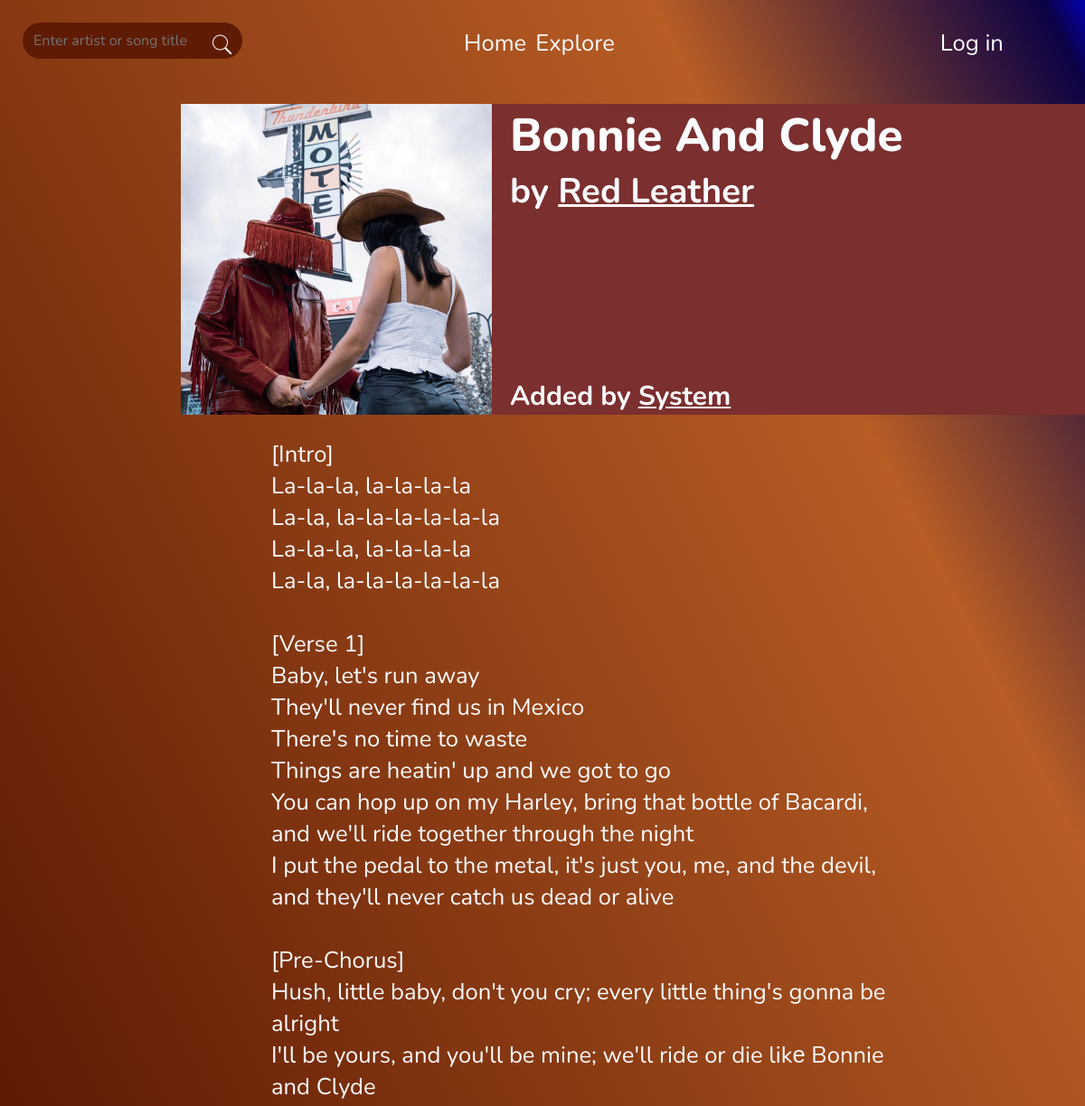
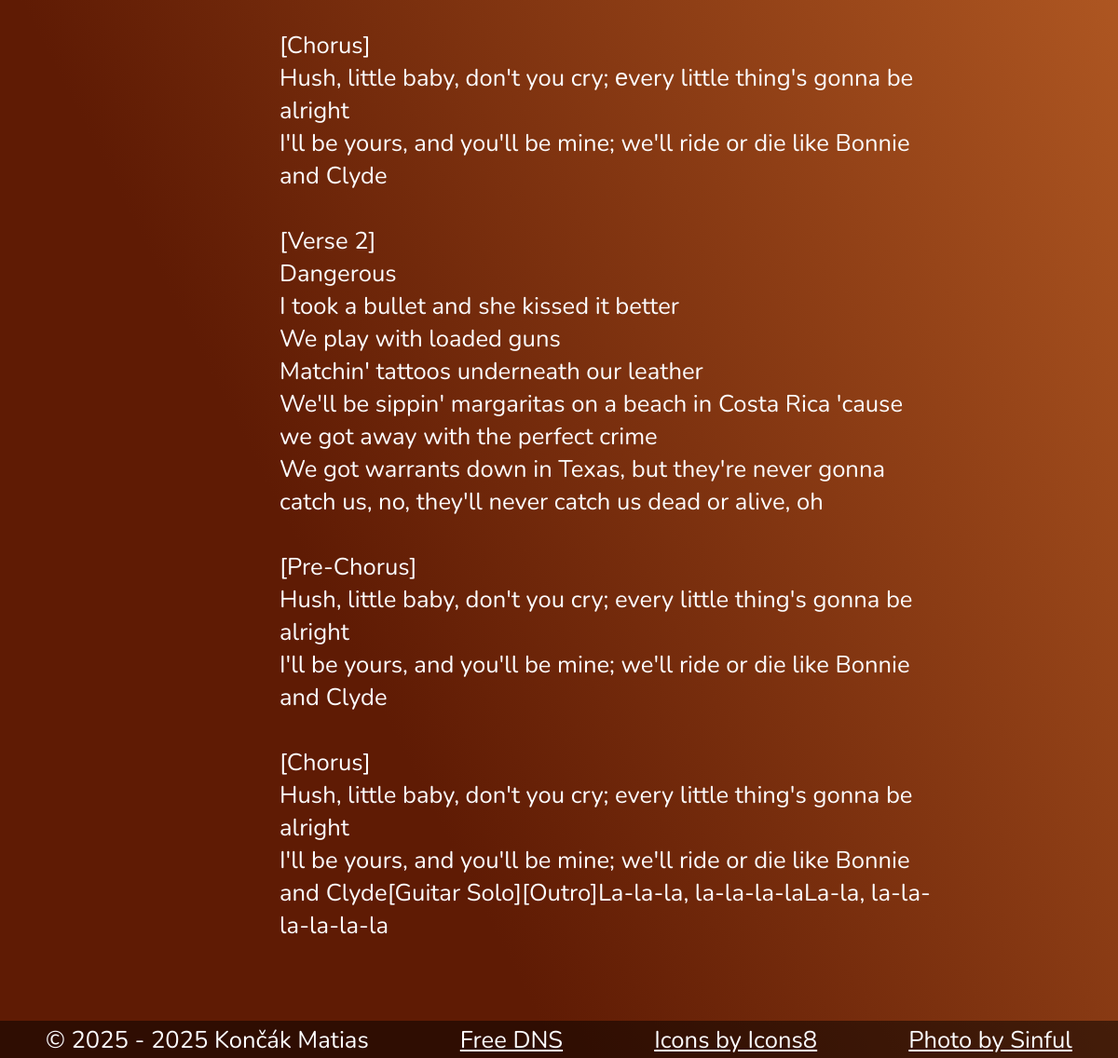
/songs/bonnie-and-clyde, run on the app's committed database (2 pictures, top to bottom).
### tables this page shows
CREATE TABLE `songs` (
  `songID` int(11) NOT NULL,
  `title` varchar(40) NOT NULL,
  `lyrics` text NOT NULL,
  `colorHex` char(7) NOT NULL,
  `artistID` int(11) NOT NULL,
  `genreID` int(11) NOT NULL,
  `styleID` int(11) NOT NULL,
  `songSlug` varchar(80) NOT NULL,
  `hasFeat` bit(1) NOT NULL DEFAULT b'0',
  `createdBy` int(11) NOT NULL,
  `isPublic` bit(1) NOT NULL DEFAULT b'0',
  `creationTimestamp` timestamp NOT NULL DEFAULT current_timestamp()
);

CREATE TABLE `artists` (
  `artistID` int(11) NOT NULL,
  `name` varchar(60) NOT NULL,
  `artistSlug` varchar(60) NOT NULL
);

CREATE TABLE `users` (
  `userID` int(11) NOT NULL,
  `email` varchar(100) NOT NULL,
  `username` varchar(36) NOT NULL,
  `passwordHash` varchar(255) NOT NULL,
  `role` int(11) NOT NULL DEFAULT 1 COMMENT '1 - USER | 2 - MODERATOR | 3- ADMIN | 4 - OWNER | 5 - SYSTEM',
  `creationTimestamp` timestamp NOT NULL DEFAULT current_timestamp()
);

### public/song.php (called while the page is built, shortened)
<?php
require_once __DIR__ . "/../includes/session.php";
require_once __DIR__ . "/../includes/models/song.php";
$song = getFromSlug($conn, "song", $_GET["slug"]);
require_once __DIR__ . "/../views/layouts/html_head.phtml";
require_once __DIR__ . "/../views/song.phtml";
require_once __DIR__ . "/../views/layouts/html_foot.phtml";

### includes/models/song.php (called while the page is built, shortened)
<?php
function getFromSlug($db, $type, $slug = null): array|bool    {
    $songQuery = "
        SELECT songs.*, artists.name AS artistName, artists.artistSlug AS artistSlug, users.username AS createdByUsername, users.userID AS createdByUserID
        FROM songs, users, artists
        WHERE songs.songSlug = ? AND users.userID = songs.createdBy AND songs.artistID = artists.artistID;
    ";
    $artistQuery = "
        SELECT artists.*, COUNT(songs.songID) AS songCount
        FROM artists
        LEFT JOIN songs ON artists.artistID = songs.artistID
        WHERE artists.artistSlug = ?
        GROUP BY artists.artistID;
    ";
    $slugQuery = match($type) {
        "song" => $songQuery,
        "artist"=> $artistQuery
    };
    $queryResponse = mysqli_execute_query($db, $slugQuery, [$slug]);
    if (!$queryResponse || mysqli_num_rows($queryResponse) === 0) {
        return false;
    } else {
        $song = mysqli_fetch_assoc($queryResponse);
        return $song;
    }
}

### includes/helpers.php (called while the page is built, shortened)
<?php
function buildImagePath($artist, $cover): string {
    return COVER_PATH . $artist . "/" . $cover . ".jpg";
}
function convertNewLinesToBr($text): string {
    return nl2br(htmlspecialchars($text, ENT_QUOTES, 'UTF-8'));
}

### views/song.phtml (the view, shortened to what this page needs)
<div class="content song-content">
    <div class="song-header" style="background-color: <?=$song["colorHex"]?>;">
        <img class="song-cover" src="<?=buildImagePath($song["artistID"], $song["songSlug"])?>" alt="Cover image of <?=$song["title"]?>">
        <div class="song-info">
            <div class="song-title-wrapper">
                <h1 class="song-title"><?=$song["title"]?></h1>
                <h2 class="song-author">by <a class=song-author link" href="/artists/<?=$song["artistSlug"]?>"><?=$song["artistName"]?></a></h2>
            </div>
            <h3 class="song-added-by">Added by <a href="/users/<?=$song["createdByUserID"]?>"><?=$song["createdByUsername"]?></a></h3>
        </div>
    </div>
    <p class="song-lyrics"><?=convertNewLinesToBr($song["lyrics"])?></p>
</div>

### public/assets/css/general.css (style rules this page uses)
html { overflow-x: hidden; height: 100%; margin: 0; padding: 0; }
body { height: 100%; display: flex; flex-direction: column; margin: 0; padding: 0; font-size: 1.6rem; font-family: "Nunito", sans-serif; background-image: linear-gradient(to bottom left, #0401b0 0%, #0c0244 2%, #b75d25 20%, #5f1b04 75%); background-repeat: no-repeat; background-attachment: fixed; background-size: cover; color: #fcfcfe; }
a { color: #fcfcfe; }

### public/assets/css/song.css (style rules this page uses)
.song-content { padding-top: 20px; padding-left: 200px; }
.song-header { display: flex; }
.song-cover { width: 344px; height: 344px; }
.song-info { display: flex; flex-direction: column; justify-content: space-between; margin-left: 20px; }
.song-title { font-weight: 800; color: #fcfcfe; margin: 0; }
.song-title-wrapper { margin: 0; }
.song-author { margin: 0; }
.song-added-by { margin: 0; }
.song-lyrics { padding-left: 100px; max-width: 700px; padding-bottom: 100px; }

### data on the page
songs: artistID+songSlug (picture), title "Bonnie And Clyde", artistID.name "Red Leather", createdBy.username "System", lyrics "[Intro] La-la-la, la-la-la-la La-la, la-la-la-la-la-la La-la-la, la-la-la-la La-la, la-la-la-la-la-la [Verse 1] Baby, let's run away They'll never find us in Mexico There's no time to waste Things are heatin' up and we got to go You can hop up on my Harley, bring that bottle of Bacardi, and we'll ride together through the night I put the pedal to the metal, it's just you, me, and the devil, and they'll never catch us dead or alive [Pre-Chorus] Hush, little baby, don't you cry; every little thing's gonna be alright I'll be yours, and you'll be mine; we'll ride or die likе Bonnie and Clyde [Chorus] Hush, little baby, don't you cry; еvery little thing's gonna be alright I'll be yours, and…"
